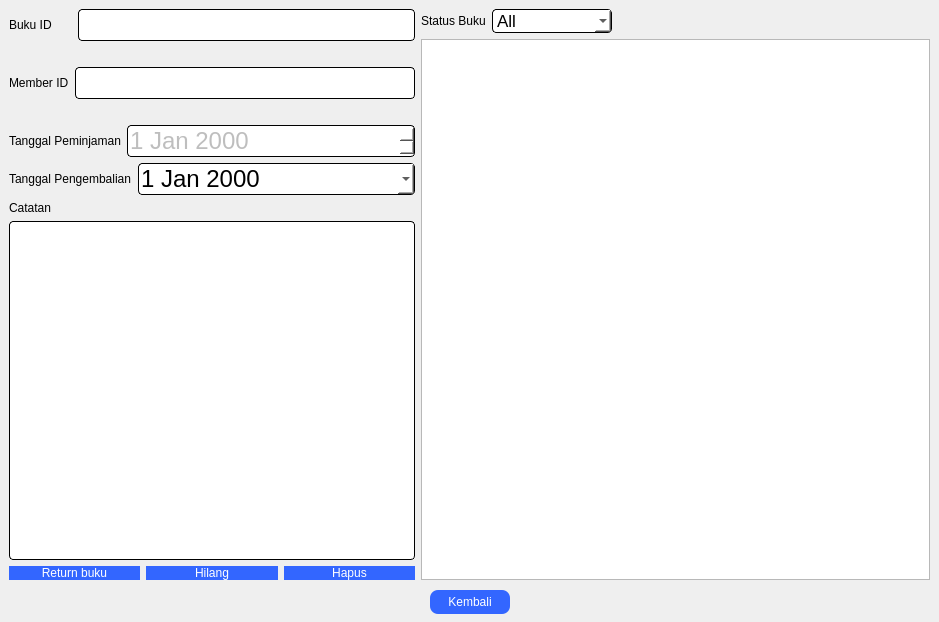
<?xml version="1.0" encoding="UTF-8"?>
<ui version="4.0">
 <class>ReturnBook</class>
 <widget class="QDialog" name="ReturnBook">
  <property name="geometry">
   <rect>
    <x>0</x>
    <y>0</y>
    <width>939</width>
    <height>622</height>
   </rect>
  </property>
  <property name="windowTitle">
   <string>Dialog</string>
  </property>
  <widget class="QPushButton" name="pushButton">
   <property name="geometry">
    <rect>
     <x>430</x>
     <y>590</y>
     <width>80</width>
     <height>24</height>
    </rect>
   </property>
   <property name="styleSheet">
    <string notr="true">QPushButton{
color: rgb(255, 255, 255);
font: 10pt &quot;Comic Sans MS&quot;;
border-radius:8px;
padding : 0 8px;
background: #3366FF;
border -radius:10px;
}
QPushButton:hover:!pressed

{
background:#4f85e2;
}
QToolButton
{

border-radius:10px;
bacground:red;
color:red;
}

QPushButton:pressed
{
              font-size: 19px;
              transition: 0.9s; 
}</string>
   </property>
   <property name="text">
    <string>Kembali</string>
   </property>
  </widget>
  <widget class="QWidget" name="">
   <property name="geometry">
    <rect>
     <x>9</x>
     <y>9</y>
     <width>921</width>
     <height>571</height>
    </rect>
   </property>
   <layout class="QHBoxLayout" name="horizontalLayout_10">
    <item>
     <layout class="QVBoxLayout" name="verticalLayout_2">
      <item>
       <layout class="QHBoxLayout" name="horizontalLayout">
        <item>
         <widget class="QLabel" name="label">
          <property name="sizePolicy">
           <sizepolicy hsizetype="Fixed" vsizetype="Fixed">
            <horstretch>0</horstretch>
            <verstretch>0</verstretch>
           </sizepolicy>
          </property>
          <property name="styleSheet">
           <string notr="true">font: 10pt &quot;Comic Sans MS&quot;;
color: rgb(0, 0, 0);</string>
          </property>
          <property name="text">
           <string>Buku ID      </string>
          </property>
         </widget>
        </item>
        <item>
         <widget class="QLineEdit" name="bookID">
          <property name="enabled">
           <bool>false</bool>
          </property>
          <property name="styleSheet">
           <string notr="true">QLineEdit{
	background-color: rgb(255, 255, 255);
	 border: 1px  solid;
     border-radius: 4px;
	font: 24px
}</string>
          </property>
         </widget>
        </item>
       </layout>
      </item>
      <item>
       <layout class="QHBoxLayout" name="horizontalLayout_6">
        <item>
         <widget class="QLabel" name="bookName">
          <property name="sizePolicy">
           <sizepolicy hsizetype="Fixed" vsizetype="Fixed">
            <horstretch>0</horstretch>
            <verstretch>0</verstretch>
           </sizepolicy>
          </property>
          <property name="styleSheet">
           <string notr="true">font: 10pt &quot;Comic Sans MS&quot;;
color: rgb(0, 0, 0);</string>
          </property>
          <property name="text">
           <string/>
          </property>
         </widget>
        </item>
       </layout>
      </item>
      <item>
       <layout class="QHBoxLayout" name="horizontalLayout_2">
        <item>
         <widget class="QLabel" name="label_2">
          <property name="sizePolicy">
           <sizepolicy hsizetype="Fixed" vsizetype="Fixed">
            <horstretch>0</horstretch>
            <verstretch>0</verstretch>
           </sizepolicy>
          </property>
          <property name="styleSheet">
           <string notr="true">font: 10pt &quot;Comic Sans MS&quot;;
color: rgb(0, 0, 0);</string>
          </property>
          <property name="text">
           <string>Member ID</string>
          </property>
         </widget>
        </item>
        <item>
         <widget class="QLineEdit" name="memberID">
          <property name="enabled">
           <bool>false</bool>
          </property>
          <property name="styleSheet">
           <string notr="true">QLineEdit{
	background-color: rgb(255, 255, 255);
	 border: 1px  solid;
     border-radius: 4px;
	font: 24px
}</string>
          </property>
         </widget>
        </item>
       </layout>
      </item>
      <item>
       <layout class="QHBoxLayout" name="horizontalLayout_7">
        <item>
         <widget class="QLabel" name="memberName">
          <property name="sizePolicy">
           <sizepolicy hsizetype="Fixed" vsizetype="Fixed">
            <horstretch>0</horstretch>
            <verstretch>0</verstretch>
           </sizepolicy>
          </property>
          <property name="styleSheet">
           <string notr="true">font: 10pt &quot;Comic Sans MS&quot;;
color: rgb(0, 0, 0);</string>
          </property>
          <property name="text">
           <string/>
          </property>
         </widget>
        </item>
       </layout>
      </item>
      <item>
       <layout class="QHBoxLayout" name="horizontalLayout_4">
        <item>
         <widget class="QLabel" name="label_3">
          <property name="sizePolicy">
           <sizepolicy hsizetype="Fixed" vsizetype="Fixed">
            <horstretch>0</horstretch>
            <verstretch>0</verstretch>
           </sizepolicy>
          </property>
          <property name="styleSheet">
           <string notr="true">font: 10pt &quot;Comic Sans MS&quot;;
color: rgb(0, 0, 0);</string>
          </property>
          <property name="text">
           <string>Tanggal Peminjaman</string>
          </property>
         </widget>
        </item>
        <item>
         <widget class="QDateEdit" name="issueDate">
          <property name="enabled">
           <bool>false</bool>
          </property>
          <property name="styleSheet">
           <string notr="true">QDateEdit{
	background-color: rgb(255, 255, 255);
	 border: 1px  solid;
     border-radius: 4px;
	font: 24px
}</string>
          </property>
         </widget>
        </item>
       </layout>
      </item>
      <item>
       <layout class="QHBoxLayout" name="horizontalLayout_5">
        <item>
         <widget class="QLabel" name="label_4">
          <property name="sizePolicy">
           <sizepolicy hsizetype="Fixed" vsizetype="Fixed">
            <horstretch>0</horstretch>
            <verstretch>0</verstretch>
           </sizepolicy>
          </property>
          <property name="styleSheet">
           <string notr="true">font: 10pt &quot;Comic Sans MS&quot;;
color: rgb(0, 0, 0);</string>
          </property>
          <property name="text">
           <string>Tanggal Pengembalian</string>
          </property>
         </widget>
        </item>
        <item>
         <widget class="QDateEdit" name="returnDate">
          <property name="enabled">
           <bool>true</bool>
          </property>
          <property name="styleSheet">
           <string notr="true">QDateEdit{
	background-color: rgb(255, 255, 255);
	 border: 1px  solid;
     border-radius: 4px;
	font: 24px
}</string>
          </property>
          <property name="calendarPopup">
           <bool>true</bool>
          </property>
         </widget>
        </item>
       </layout>
      </item>
      <item>
       <layout class="QVBoxLayout" name="verticalLayout">
        <item>
         <widget class="QLabel" name="label_5">
          <property name="sizePolicy">
           <sizepolicy hsizetype="Fixed" vsizetype="Fixed">
            <horstretch>0</horstretch>
            <verstretch>0</verstretch>
           </sizepolicy>
          </property>
          <property name="styleSheet">
           <string notr="true">font: 10pt &quot;Comic Sans MS&quot;;
color: rgb(0, 0, 0);</string>
          </property>
          <property name="text">
           <string>Catatan</string>
          </property>
         </widget>
        </item>
        <item>
         <widget class="QTextEdit" name="notes">
          <property name="styleSheet">
           <string notr="true">QTextEdit{
	background-color: rgb(255, 255, 255);
	 border: 1px  solid;
     border-radius: 4px;
	font: 24px
}</string>
          </property>
         </widget>
        </item>
       </layout>
      </item>
      <item>
       <layout class="QHBoxLayout" name="horizontalLayout_3">
        <item>
         <widget class="QPushButton" name="returnBtn">
          <property name="styleSheet">
           <string notr="true">QPushButton{
color: rgb(255, 255, 255);
font: 10pt &quot;Comic Sans MS&quot;;
border-radius:8px;
padding : 0 8px;
background: #3366FF;
border -radius:10px;
}
QPushButton:hover:!pressed

{
background:#4f85e2;
}
QToolButton
{

border-radius:10px;
bacground:red;
color:red;
}

QPushButton:pressed
{
              font-size: 19px;
              transition: 0.9s; 
}</string>
          </property>
          <property name="text">
           <string>Return buku</string>
          </property>
         </widget>
        </item>
        <item>
         <widget class="QPushButton" name="lostBtn">
          <property name="styleSheet">
           <string notr="true">QPushButton{
color: rgb(255, 255, 255);
font: 10pt &quot;Comic Sans MS&quot;;
border-radius:8px;
padding : 0 8px;
background: #3366FF;
border -radius:10px;
}
QPushButton:hover:!pressed

{
background:#4f85e2;
}
QToolButton
{

border-radius:10px;
bacground:red;
color:red;
}

QPushButton:pressed
{
              font-size: 19px;
              transition: 0.9s; 
}</string>
          </property>
          <property name="text">
           <string>Hilang</string>
          </property>
         </widget>
        </item>
        <item>
         <widget class="QPushButton" name="deleteBtn">
          <property name="styleSheet">
           <string notr="true">QPushButton{
color: rgb(255, 255, 255);
font: 10pt &quot;Comic Sans MS&quot;;
border-radius:8px;
padding : 0 8px;
background: #3366FF;
border -radius:10px;
}
QPushButton:hover:!pressed

{
background:#4f85e2;
}
QToolButton
{

border-radius:10px;
bacground:red;
color:red;
}

QPushButton:pressed
{
              font-size: 19px;
              transition: 0.9s; 
}</string>
          </property>
          <property name="text">
           <string>Hapus</string>
          </property>
         </widget>
        </item>
       </layout>
      </item>
     </layout>
    </item>
    <item>
     <layout class="QVBoxLayout" name="verticalLayout_3">
      <item>
       <layout class="QHBoxLayout" name="horizontalLayout_9">
        <item>
         <layout class="QHBoxLayout" name="horizontalLayout_8">
          <item>
           <widget class="QLabel" name="label_6">
            <property name="sizePolicy">
             <sizepolicy hsizetype="Fixed" vsizetype="Fixed">
              <horstretch>0</horstretch>
              <verstretch>0</verstretch>
             </sizepolicy>
            </property>
            <property name="styleSheet">
             <string notr="true">font: 10pt &quot;Comic Sans MS&quot;;
color: rgb(0, 0, 0);</string>
            </property>
            <property name="text">
             <string>Status Buku</string>
            </property>
           </widget>
          </item>
          <item>
           <widget class="QComboBox" name="bookStatus">
            <property name="styleSheet">
             <string notr="true">QComboBox{
	background-color: rgb(255, 255, 255);
	 border: 1px  solid;
     border-radius: 4px;
	font: 17px
}</string>
            </property>
            <item>
             <property name="text">
              <string>All</string>
             </property>
            </item>
            <item>
             <property name="text">
              <string>Dipinjam</string>
             </property>
            </item>
            <item>
             <property name="text">
              <string>Dikembalikan</string>
             </property>
            </item>
            <item>
             <property name="text">
              <string>Hilang</string>
             </property>
            </item>
           </widget>
          </item>
         </layout>
        </item>
        <item>
         <spacer name="horizontalSpacer">
          <property name="orientation">
           <enum>Qt::Horizontal</enum>
          </property>
          <property name="sizeType">
           <enum>QSizePolicy::Fixed</enum>
          </property>
          <property name="sizeHint" stdset="0">
           <size>
            <width>318</width>
            <height>20</height>
           </size>
          </property>
         </spacer>
        </item>
       </layout>
      </item>
      <item>
       <widget class="QTableView" name="tableView">
        <property name="styleSheet">
         <string notr="true">QHeaderView::section { background-color: #4f85e2; font: solid}</string>
        </property>
        <property name="selectionMode">
         <enum>QAbstractItemView::SingleSelection</enum>
        </property>
        <property name="selectionBehavior">
         <enum>QAbstractItemView::SelectRows</enum>
        </property>
        <attribute name="verticalHeaderVisible">
         <bool>false</bool>
        </attribute>
       </widget>
      </item>
     </layout>
    </item>
   </layout>
  </widget>
 </widget>
 <resources/>
 <connections/>
</ui>
